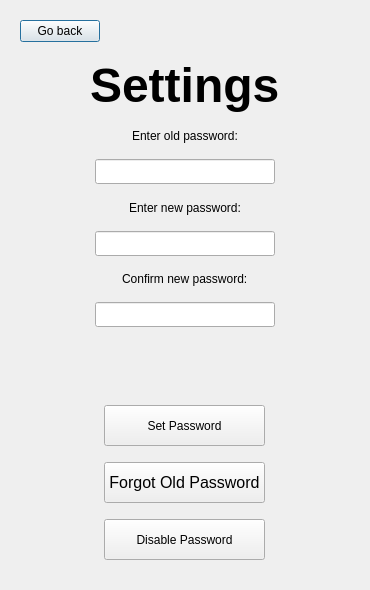
<?xml version="1.0" encoding="UTF-8"?>
<ui version="4.0">
 <class>Dialog</class>
 <widget class="QDialog" name="Dialog">
  <property name="geometry">
   <rect>
    <x>0</x>
    <y>0</y>
    <width>370</width>
    <height>590</height>
   </rect>
  </property>
  <property name="windowTitle">
   <string>Dialog</string>
  </property>
  <property name="styleSheet">
   <string notr="true">QFrame{border:none;}</string>
  </property>
  <layout class="QVBoxLayout" name="verticalLayout_3">
   <item>
    <widget class="QFrame" name="frame">
     <property name="frameShape">
      <enum>QFrame::StyledPanel</enum>
     </property>
     <property name="frameShadow">
      <enum>QFrame::Raised</enum>
     </property>
     <layout class="QVBoxLayout" name="verticalLayout_2">
      <item>
       <layout class="QVBoxLayout" name="verticalLayout">
        <item alignment="Qt::AlignLeft|Qt::AlignTop">
         <widget class="QPushButton" name="pushButton_2">
          <property name="text">
           <string>Go back</string>
          </property>
         </widget>
        </item>
        <item>
         <spacer name="verticalSpacer">
          <property name="orientation">
           <enum>Qt::Vertical</enum>
          </property>
          <property name="sizeHint" stdset="0">
           <size>
            <width>20</width>
            <height>40</height>
           </size>
          </property>
         </spacer>
        </item>
        <item alignment="Qt::AlignHCenter|Qt::AlignTop">
         <widget class="QLabel" name="label">
          <property name="font">
           <font>
            <family>Helvetica</family>
            <pointsize>36</pointsize>
            <weight>75</weight>
            <bold>true</bold>
           </font>
          </property>
          <property name="text">
           <string>Settings</string>
          </property>
         </widget>
        </item>
        <item>
         <spacer name="verticalSpacer_2">
          <property name="orientation">
           <enum>Qt::Vertical</enum>
          </property>
          <property name="sizeHint" stdset="0">
           <size>
            <width>20</width>
            <height>40</height>
           </size>
          </property>
         </spacer>
        </item>
        <item alignment="Qt::AlignHCenter">
         <widget class="QLabel" name="label_5">
          <property name="text">
           <string>Enter old password:</string>
          </property>
         </widget>
        </item>
        <item>
         <spacer name="verticalSpacer_3">
          <property name="orientation">
           <enum>Qt::Vertical</enum>
          </property>
          <property name="sizeHint" stdset="0">
           <size>
            <width>20</width>
            <height>40</height>
           </size>
          </property>
         </spacer>
        </item>
        <item alignment="Qt::AlignHCenter">
         <widget class="QLineEdit" name="oldpwd">
          <property name="minimumSize">
           <size>
            <width>180</width>
            <height>25</height>
           </size>
          </property>
         </widget>
        </item>
        <item>
         <spacer name="verticalSpacer_4">
          <property name="orientation">
           <enum>Qt::Vertical</enum>
          </property>
          <property name="sizeHint" stdset="0">
           <size>
            <width>20</width>
            <height>40</height>
           </size>
          </property>
         </spacer>
        </item>
        <item alignment="Qt::AlignHCenter">
         <widget class="QLabel" name="label_2">
          <property name="text">
           <string>Enter new password:</string>
          </property>
         </widget>
        </item>
        <item>
         <spacer name="verticalSpacer_5">
          <property name="orientation">
           <enum>Qt::Vertical</enum>
          </property>
          <property name="sizeHint" stdset="0">
           <size>
            <width>20</width>
            <height>40</height>
           </size>
          </property>
         </spacer>
        </item>
        <item alignment="Qt::AlignHCenter">
         <widget class="QLineEdit" name="pwd1">
          <property name="minimumSize">
           <size>
            <width>180</width>
            <height>25</height>
           </size>
          </property>
         </widget>
        </item>
        <item>
         <spacer name="verticalSpacer_6">
          <property name="orientation">
           <enum>Qt::Vertical</enum>
          </property>
          <property name="sizeHint" stdset="0">
           <size>
            <width>20</width>
            <height>40</height>
           </size>
          </property>
         </spacer>
        </item>
        <item alignment="Qt::AlignHCenter">
         <widget class="QLabel" name="label_3">
          <property name="text">
           <string>Confirm new password:</string>
          </property>
         </widget>
        </item>
        <item>
         <spacer name="verticalSpacer_7">
          <property name="orientation">
           <enum>Qt::Vertical</enum>
          </property>
          <property name="sizeHint" stdset="0">
           <size>
            <width>20</width>
            <height>40</height>
           </size>
          </property>
         </spacer>
        </item>
        <item alignment="Qt::AlignHCenter">
         <widget class="QLineEdit" name="pwd2">
          <property name="minimumSize">
           <size>
            <width>180</width>
            <height>25</height>
           </size>
          </property>
         </widget>
        </item>
        <item>
         <spacer name="verticalSpacer_13">
          <property name="orientation">
           <enum>Qt::Vertical</enum>
          </property>
          <property name="sizeHint" stdset="0">
           <size>
            <width>20</width>
            <height>40</height>
           </size>
          </property>
         </spacer>
        </item>
        <item>
         <spacer name="verticalSpacer_8">
          <property name="orientation">
           <enum>Qt::Vertical</enum>
          </property>
          <property name="sizeHint" stdset="0">
           <size>
            <width>20</width>
            <height>40</height>
           </size>
          </property>
         </spacer>
        </item>
        <item>
         <widget class="QLabel" name="label_4">
          <property name="minimumSize">
           <size>
            <width>150</width>
            <height>25</height>
           </size>
          </property>
          <property name="styleSheet">
           <string notr="true">font: 15pt &quot;Helvetica&quot;;</string>
          </property>
          <property name="text">
           <string/>
          </property>
          <property name="alignment">
           <set>Qt::AlignCenter</set>
          </property>
          <property name="wordWrap">
           <bool>true</bool>
          </property>
         </widget>
        </item>
        <item>
         <spacer name="verticalSpacer_12">
          <property name="orientation">
           <enum>Qt::Vertical</enum>
          </property>
          <property name="sizeHint" stdset="0">
           <size>
            <width>20</width>
            <height>40</height>
           </size>
          </property>
         </spacer>
        </item>
        <item>
         <spacer name="verticalSpacer_14">
          <property name="orientation">
           <enum>Qt::Vertical</enum>
          </property>
          <property name="sizeHint" stdset="0">
           <size>
            <width>20</width>
            <height>40</height>
           </size>
          </property>
         </spacer>
        </item>
        <item alignment="Qt::AlignHCenter">
         <widget class="QPushButton" name="pushButton">
          <property name="minimumSize">
           <size>
            <width>161</width>
            <height>41</height>
           </size>
          </property>
          <property name="text">
           <string>Set Password</string>
          </property>
         </widget>
        </item>
        <item>
         <spacer name="verticalSpacer_9">
          <property name="orientation">
           <enum>Qt::Vertical</enum>
          </property>
          <property name="sizeHint" stdset="0">
           <size>
            <width>20</width>
            <height>40</height>
           </size>
          </property>
         </spacer>
        </item>
        <item alignment="Qt::AlignHCenter">
         <widget class="QPushButton" name="pushButton_3">
          <property name="minimumSize">
           <size>
            <width>161</width>
            <height>41</height>
           </size>
          </property>
          <property name="font">
           <font>
            <pointsize>12</pointsize>
           </font>
          </property>
          <property name="text">
           <string>Forgot Old Password</string>
          </property>
         </widget>
        </item>
        <item>
         <spacer name="verticalSpacer_10">
          <property name="orientation">
           <enum>Qt::Vertical</enum>
          </property>
          <property name="sizeHint" stdset="0">
           <size>
            <width>20</width>
            <height>40</height>
           </size>
          </property>
         </spacer>
        </item>
        <item alignment="Qt::AlignHCenter">
         <widget class="QPushButton" name="pushButton_4">
          <property name="minimumSize">
           <size>
            <width>161</width>
            <height>41</height>
           </size>
          </property>
          <property name="text">
           <string>Disable Password</string>
          </property>
         </widget>
        </item>
        <item>
         <spacer name="verticalSpacer_11">
          <property name="orientation">
           <enum>Qt::Vertical</enum>
          </property>
          <property name="sizeHint" stdset="0">
           <size>
            <width>20</width>
            <height>40</height>
           </size>
          </property>
         </spacer>
        </item>
       </layout>
      </item>
     </layout>
    </widget>
   </item>
  </layout>
 </widget>
 <resources/>
 <connections/>
</ui>
